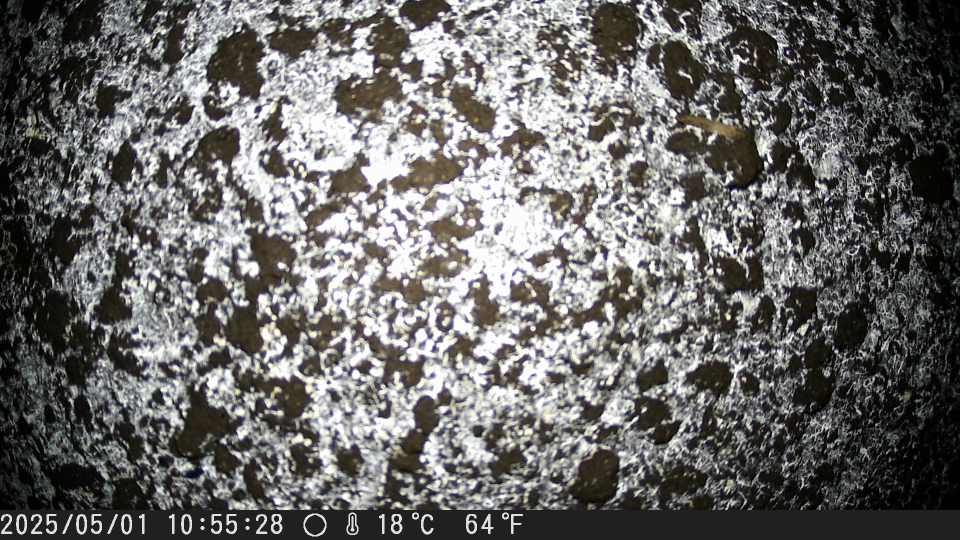
#> input picture images/DSCF0052.JPG, 1920 x 1080 px (shown at 1/2 size)
$ python undistort_and_crop.py --input ../images --output out
#> lines starting #> are read from the running program, lines starting #| are printed output that depends on the picture
import argparse
import os
import cv2
import numpy as np


def undistort_and_crop(
    input_folder: str,
    output_folder: str,
    k1: float = -0.060,
    k2: float = 0.0,
    fov_deg: float = 110.0,
    crop_x: int = 170,
    crop_y: int = 165,
    crop_w: int = 1580,
    crop_h: int = 697,
) -> None:
#> called with input_folder = '../images', output_folder = 'out', k1 = -0.06, k2 = 0, fov_deg = 110, crop_x = 170, crop_y = 165, crop_w = 1580
    os.makedirs(output_folder, exist_ok=True)
    D = np.array([k1, k2, 0, 0], dtype=np.float32)
    fov_rad = np.deg2rad(fov_deg)

    exts = (".jpg", ".jpeg", ".png", ".bmp", ".tif", ".tiff", ".JPG")
    for fname in sorted(os.listdir(input_folder)):
        if not fname.lower().endswith(exts):
            continue
        in_path = os.path.join(input_folder, fname)
        img = cv2.imread(in_path)
#> img is the input picture: shape (1080, 1920, 3); mean B, G, R 105.1, 106.4, 107.4
        if img is None:
            continue
        h, w = img.shape[:2]
#> h = 1080; w = 1920

        fx = w / (2 * np.tan(fov_rad / 2))
#> fx = 672.2
        fy = fx
#> fy = 672.2
        cx = w / 2
#> cx = 960
        cy = h / 2
#> cy = 540
        K = np.array([[fx, 0, cx], [0, fy, cy], [0, 0, 1]], dtype=np.float32)

        new_K, _ = cv2.getOptimalNewCameraMatrix(K, D, (w, h), 1, (w, h))
        undistorted = cv2.undistort(img, K, D, None, new_K)
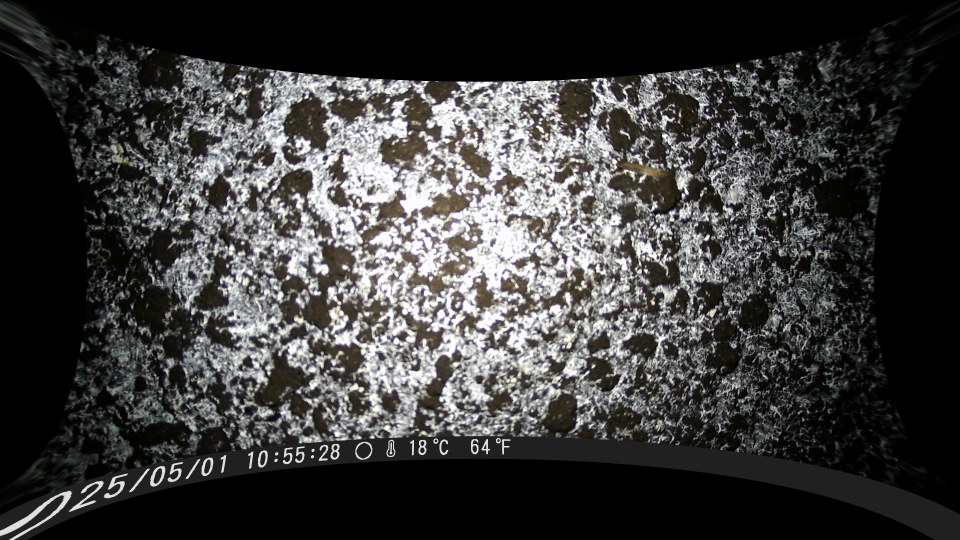
#> undistorted: shape (1080, 1920, 3) (shown at 1/2 size); mean B, G, R 60, 60.9, 61.1

        x2 = min(crop_x + crop_w, undistorted.shape[1])
#> x2 = 1750
        y2 = min(crop_y + crop_h, undistorted.shape[0])
#> y2 = 862
        cropped = undistorted[crop_y:y2, crop_x:x2]
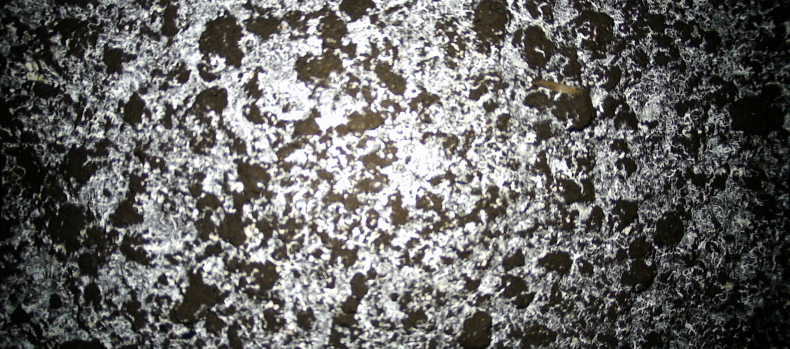
#> cropped: shape (697, 1580, 3) (shown at 1/2 size); mean B, G, R 102.2, 103.6, 104.3

        out_path = os.path.join(output_folder, fname)
        cv2.imwrite(out_path, cropped)
#> pass 2 of the loop in undistort_and_crop, `for fname in sorted(os.listdir(input_folder)):`:
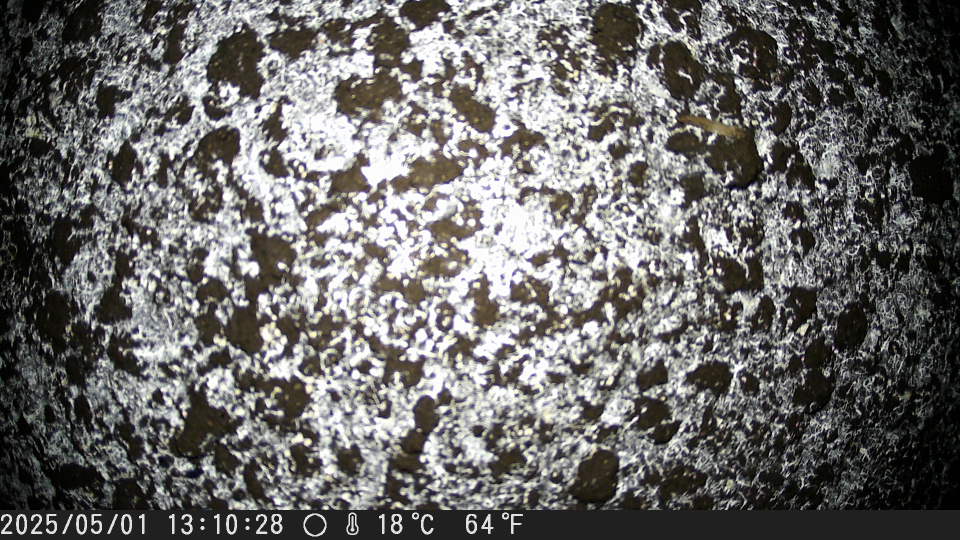
#> input picture images/DSCF0061.JPG, 1920 x 1080 px (shown at 1/2 size)
#> in undistort_and_crop, img is the input picture: shape (1080, 1920, 3); mean B, G, R 105.2, 106.4, 107.6
#> in undistort_and_crop, `undistorted = cv2.undistort(img, K, D, None, new_K)`:
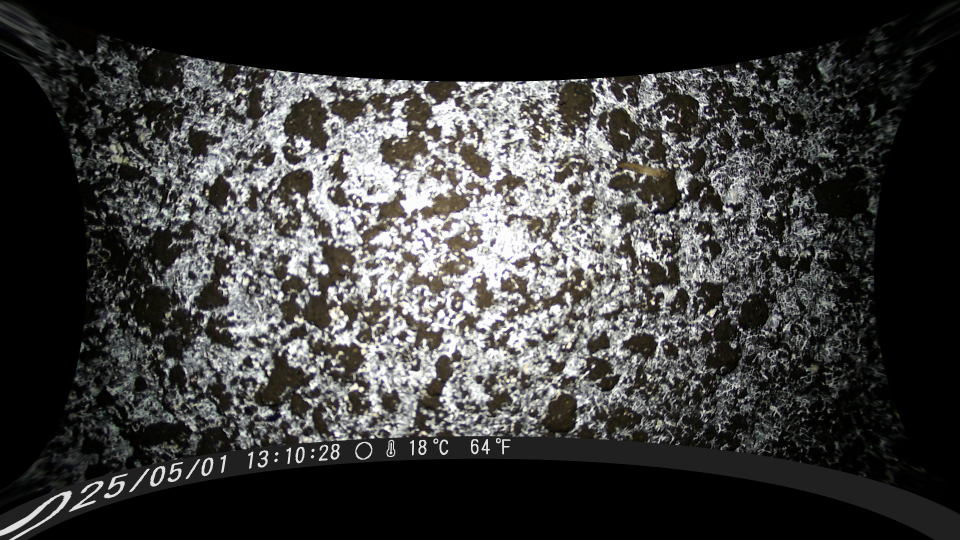
#> undistorted: shape (1080, 1920, 3) (shown at 1/2 size); mean B, G, R 60, 60.8, 61.2
#> in undistort_and_crop, `cropped = undistorted[crop_y:y2, crop_x:x2]`:
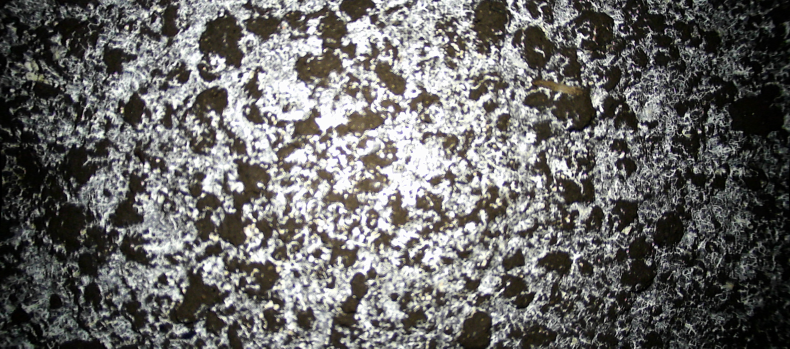
#> cropped: shape (697, 1580, 3) (shown at 1/2 size); mean B, G, R 102.3, 103.6, 104.6


def main():
    parser = argparse.ArgumentParser(description="Undistort and crop images for time-lapse dataset")
    parser.add_argument("--input", required=True, help="Input images folder")
    parser.add_argument("--output", required=True, help="Output folder for undistorted & cropped images")
    parser.add_argument("--k1", type=float, default=-0.060)
    parser.add_argument("--k2", type=float, default=0.0)
    parser.add_argument("--fov", type=float, default=110.0, help="Field of view in degrees")
    parser.add_argument("--crop_x", type=int, default=170)
    parser.add_argument("--crop_y", type=int, default=165)
    parser.add_argument("--crop_w", type=int, default=1580)
    parser.add_argument("--crop_h", type=int, default=697)
    args = parser.parse_args()

    undistort_and_crop(
        input_folder=args.input,
        output_folder=args.output,
        k1=args.k1,
        k2=args.k2,
        fov_deg=args.fov,
        crop_x=args.crop_x,
        crop_y=args.crop_y,
        crop_w=args.crop_w,
        crop_h=args.crop_h,
    )


if __name__ == "__main__":
    main()
